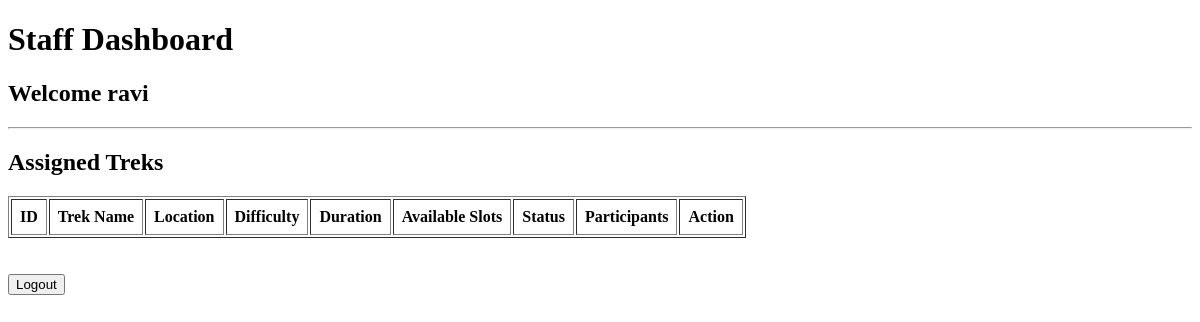
Before: /staff (signed in) with the older database file.
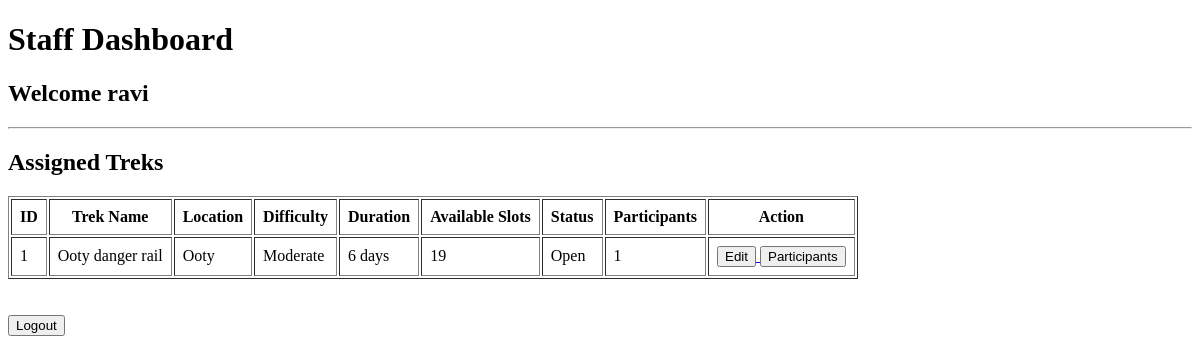
After: the same page with the newer database file.
### models.py (models this page shows)
class Trek(db.Model):
    id = db.Column(db.Integer, primary_key=True)
    trek_name = db.Column(db.String(100), nullable=False)
    location = db.Column(db.String(100), nullable=False)
    difficulty = db.Column(db.String(20), nullable=False)
    duration = db.Column(db.String(30), nullable=False)
    available_slots = db.Column(db.Integer, nullable=False)
    assigned_staff = db.Column(db.Integer)
    status = db.Column(db.String(20), default="Open")
    description = db.Column(db.String(300))
    bookings = db.relationship("Booking", backref="trek", lazy=True)

### app.py (the view)
@app.route("/staff")
def staff():
    if "user_id" not in session or session["role"] != "staff":
        return redirect("/login")
    assigned_treks = Trek.query.filter_by(
        assigned_staff=session["user_id"]
    ).all()
    return render_template(
        "staff.html",
        assigned_treks=assigned_treks
    )

### templates/staff.html (shortened to what this page needs)
<!DOCTYPE html>
<html>
<head>
</head>
<body>
<h1>Staff Dashboard</h1>
<h2>Welcome {{ session["username"] }}</h2>
<hr>
<h2>Assigned Treks</h2>
<table border="1" cellpadding="8">
<tr>
    <th>ID</th>
    <th>Trek Name</th>
    <th>Location</th>
    <th>Difficulty</th>
    <th>Duration</th>
    <th>Available Slots</th>
    <th>Status</th>
    <th>Participants</th>
    <th>Action</th>
</tr>
{% for trek in assigned_treks %}
<tr>
    <td>{{ trek.id }}</td>
    <td>{{ trek.trek_name }}</td>
    <td>{{ trek.location }}</td>
    <td>{{ trek.difficulty }}</td>
    <td>{{ trek.duration }}</td>
    <td>{{ trek.available_slots }}</td>
    <td>{{ trek.status }}</td>
    <td>{{ trek.bookings|length }}</td>
    <td>
        <a href="/staff_edit_trek/{{ trek.id }}">
            <button>Edit</button>
        </a>
        <a href="/staff_participants/{{ trek.id }}">
            <button>Participants</button>
        </a>
    </td>
</tr>
{% endfor %}
</table>
<br><br>
<a href="/logout">
    <button>Logout</button>
</a>
</body>
</html>

Changed rows visible on the page:
added Trek: id "1", trek_name "Ooty danger rail", location "Ooty", difficulty "Moderate", duration "6 days", available_slots "19", status "Open", bookings|length "1"
